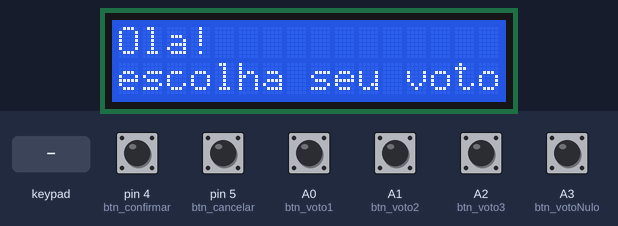
The sketch below on a simulated Arduino Uno, built with avr-gcc and run on an emulated ATmega328P. Parts: 16×2 character LCD. Inputs (shaded band) come from the test bench; at power-on: A0 (btn_voto1), A1 (btn_voto2), A2 (btn_voto3), A3 (btn_votoNulo), pin 4 (btn_confirmar), pin 5 (btn_cancelar) HIGH.

Above: at 1.2 s.
1.3 s: A0 (btn_voto1) pulled LOW for 0.15 s
At 2.4 s:
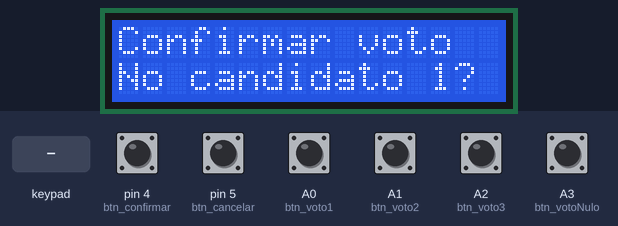
2.9 s: pin 4 (btn_confirmar) pulled LOW for 0.15 s
At 3.9 s:
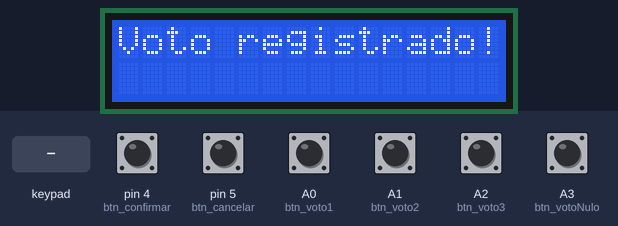
6.0 s: A3 (btn_votoNulo) pulled LOW for 0.15 s
At 6.6 s:
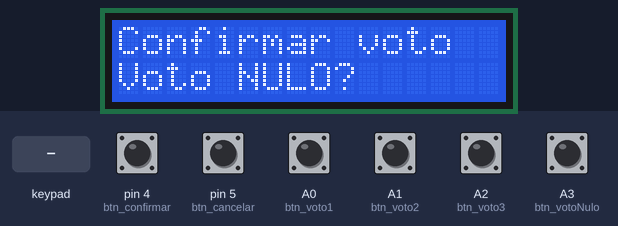
7.6 s: pin 5 (btn_cancelar) pulled LOW for 0.15 s
At 8.6 s:
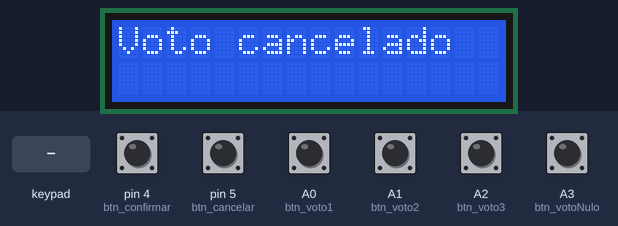
10.7 s: key 'D' pressed
At 11.5 s:
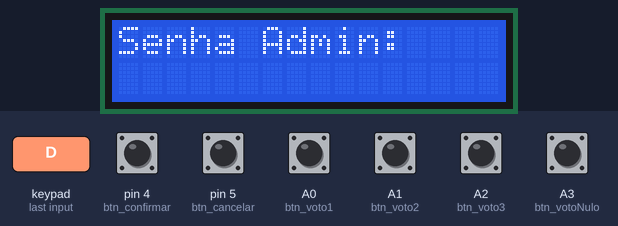
12.2 s: keypad keys 9 8 7 6 # pressed 0.4 s apart
At 15.0 s:
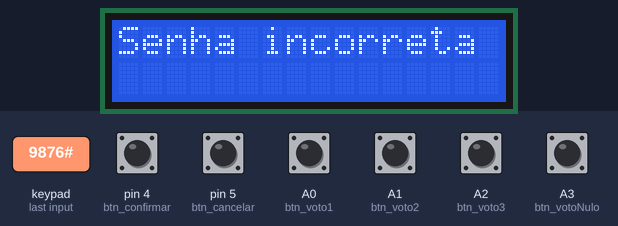
Timing chart, 0 to 16.5 s (numbered marks = the images above; inputs shaded):
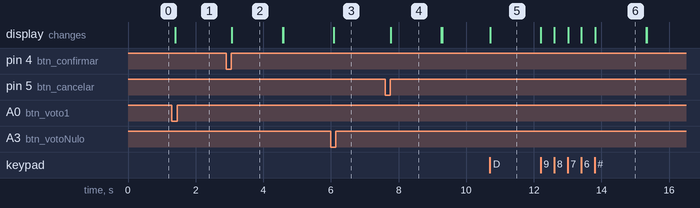

The sketch:

urna_eletronicaNeurosp.ino
```cpp
#include <Keypad.h>
#include <Wire.h>              // Biblioteca necessária para usar comunicação I2C (usada pelo LCD)
#include <LiquidCrystal_I2C.h> // Biblioteca para LCD com módulo I2C (menos fios e mais simples)

//// ----------------- DECLARANDO VARIAVEIS --------------------

// Pinos dos botões reorganizados para A0–A3 por serem entradas analógicas livres.
// O INPUT_PULLUP será usado depois, então os botões vão para o GND.
const int btn_voto1 = A0;
const int btn_voto2 = A1;
const int btn_voto3 = A2;
const int btn_votoNulo = A3;

// Botões de ação (confirmar/cancelar)
const int btn_confirmar = 4;
const int btn_cancelar = 5;

// Contadores independentes para cada tipo de voto.
// São variáveis persistentes usadas para armazenar o resultado.
int votos1 = 0;
int votos2 = 0;
int votos3 = 0;
int votosNulos = 0;

// Configuração do display LCD baseado em I2C.
// Endereço 0x27 é o mais comum; 16 colunas e 2 linhas.
LiquidCrystal_I2C lcd(0x27, 16, 2);

// Senha do administrador (modo secreta).
// "adm" indica se o sistema está no modo administrador.
// "senhaDigitada" guarda os números conforme o usuário digita.
String senha = "61821202116924";
bool adm = false;
String senhaDigitada = "";

//// ---------------------- TECLADO 4X4 -------------------------

// Matriz representando as teclas físicas do keypad.
const byte LINHAS = 4;
const byte COLUNAS = 4;

// Mapeamento exato da matriz física do teclado 4x4.
char teclas[LINHAS][COLUNAS] = {
  {'1','2','3','A'},
  {'4','5','6','B'},
  {'7','8','9','C'},
  {'*','0','#','D'}
};

// Pinos usados pelo keypad (linhas e colunas).
// Esses pinos precisam bater com a fiação usada no teclado.
byte pinosLinhas[LINHAS] = {9, 8, 7, 6};
byte pinosColunas[COLUNAS] = {13, 12, 11, 10};

// Inicializa o teclado com o mapa e os pinos definidos.
Keypad teclado = Keypad(makeKeymap(teclas), pinosLinhas, pinosColunas, LINHAS, COLUNAS);

//// ---------------------- CÓDIGO PRINCIPAL -------------------

void setup() {
  lcd.init();      // Inicializa o módulo LCD
  lcd.backlight(); // Liga a luz do LCD
  lcd.clear();

  // Ativa resistores PULLUP internos nos botões.
  // Com isso, o botão NÃO apertado fica em HIGH e apertado vira LOW.
  // Isso evita "ruído" (botão apertando sozinho).
  pinMode(btn_voto1, INPUT_PULLUP);
  pinMode(btn_voto2, INPUT_PULLUP);
  pinMode(btn_voto3, INPUT_PULLUP);
  pinMode(btn_votoNulo, INPUT_PULLUP);
  pinMode(btn_cancelar, INPUT_PULLUP);
  pinMode(btn_confirmar, INPUT_PULLUP);
}

void loop() {

  // ---------- MODO VOTANTE ----------
  if (!adm) {
    lcd.setCursor(0, 0);
    lcd.print("Ola!");
    lcd.setCursor(0, 1);
    lcd.print("escolha seu voto");

    // Verifica se algum botão físico de voto foi apertado
    votar();

    // Tecla secreta 'D' abre modo administrador
    char tecla = teclado.getKey();
    if (tecla == 'D') {
      adm = true;
      senhaDigitada = "";   // limpa senha antes de começar a digitar
      lcd.clear();
      lcd.print("Senha Admin: ");
      lcd.setCursor(0, 1);
    }
  }

  // ---------- MODO ADMINISTRADOR (DIGITAÇÃO DA SENHA) ----------
  else {
    char tecla = teclado.getKey();
    if (tecla) {

      // Se for um número, adiciona ao buffer da senha
      if (tecla >= '0' && tecla <= '9') {
        senhaDigitada += tecla;
        lcd.setCursor(0, 1);
        lcd.print(senhaDigitada);
      }

      // Tecla "#" confirma a senha digitada
      else if (tecla == '#') {
        if (senhaDigitada == senha) {
          TelaAdm(); 	// senha correta → abre menu admin
        } else {
          // Senha errada → mensagem e volta pro modo votação
          lcd.clear();
          lcd.print("Senha incorreta");
          delay(1500);
          adm = false;
          lcd.clear();
        }
      }

      // "*" funciona como apagar (backspace) ou sair do admin se vazio
      else if (tecla == '*') {

        // Apaga último dígito se houver texto
        if (senhaDigitada.length() > 0) {
          senhaDigitada.remove(senhaDigitada.length() - 1);
          lcd.setCursor(0, 1);
          lcd.print(senhaDigitada + " "); // o espaço extra serve para apagar o caractere antigo
        }

        // Se nada digitado, sai do modo admin
        else {
          adm = false;
          lcd.clear();
        }
      }
    }
  }
}

//// ---------------------- FUNÇÃO VOTAR -------------------------

void votar() {
  // A leitura usa LOW = botão pressionado, porque usa INPUT_PULLUP

  // Para cada botão, faz uma pequena espera (debouncing)
  // e chama a função confirmarVoto() correspondente.

  if (digitalRead(btn_voto1) == LOW) {
    delay(50);
    if (digitalRead(btn_voto1) == LOW) confirmarVoto("No candidato 1?", &votos1);
  }
  else if (digitalRead(btn_voto2) == LOW) {
    delay(50);
    if (digitalRead(btn_voto2) == LOW) confirmarVoto("No candidato 2?", &votos2);
  }
  else if (digitalRead(btn_voto3) == LOW) {
    delay(50);
    if (digitalRead(btn_voto3) == LOW) confirmarVoto("No candidato 3?", &votos3);
  }
  else if (digitalRead(btn_votoNulo) == LOW) {
    delay(50);
    if (digitalRead(btn_votoNulo) == LOW) confirmarVoto("Voto NULO?", &votosNulos);
  }
}

//// ---------------------- FUNÇÃO CONFIRMAR VOTO ---------------------

void confirmarVoto(String mensagem, int* candidato) {

  // Mostra mensagem perguntando se deseja confirmar
  lcd.clear();
  lcd.print("Confirmar voto");
  lcd.setCursor(0, 1);
  lcd.print(mensagem);

  // Flags para detectar início e fim do pressionamento
  bool confirmarPressionado = false;
  bool cancelarPressionado = false;
  bool votoConcluido = false;

  // Loop fica esperando confirmação ou cancelamento
  while (true) {

    // Detecta quando o botão COMEÇA a ser pressionado
    if (digitalRead(btn_confirmar) == LOW) {
      confirmarPressionado = true;
    }
    else if (digitalRead(btn_cancelar) == LOW) {
      cancelarPressionado = true;
    }

    // Detecta quando o botão foi SOLTO → ação válida
    if (confirmarPressionado && digitalRead(btn_confirmar) == HIGH) {

      // SOLTO → confirma o voto e incrementa o contador
      (*candidato)++;
      lcd.clear();
      lcd.print("Voto registrado!");
      delay(1500);
      lcd.clear();
      votoConcluido = true;
      break;
    }
    else if (cancelarPressionado && digitalRead(btn_cancelar) == HIGH) {

      // Cancelado
      lcd.clear();
      lcd.print("Voto cancelado");
      delay(1500);
      lcd.clear();
      votoConcluido = true;
      break;
    }
  }

  // Correção importante: aguarda o botão de voto ser SOLTO
  if (votoConcluido) {
    while (digitalRead(btn_voto1) == LOW ||
           digitalRead(btn_voto2) == LOW ||
           digitalRead(btn_voto3) == LOW ||
           digitalRead(btn_votoNulo) == LOW) {
      delay(10);
    }
  }
}

//// ---------------------- FUNÇÃO RESULTADOS --------------------------

void mostrarResultados() {
  // Mostra todos os votos divididos em duas linhas
  lcd.clear();
  lcd.print("1:");
  lcd.print(votos1);
  lcd.setCursor(8, 0);
  lcd.print("2:");
  lcd.print(votos2);

  lcd.setCursor(0, 1);
  lcd.print("3:");
  lcd.print(votos3);
  lcd.setCursor(8, 1);
  lcd.print("N:");
  lcd.print(votosNulos);

  // Admin sai pressionando '*'
  while (true) {
    char tecla = teclado.getKey();
    if (tecla == '*') {
      break;
    }
  }
  lcd.clear();
}

//// ---------------------- MENU DO ADMINISTRADOR ---------------------

void TelaAdm() {

  // Mostra menu com 3 opções
  lcd.clear();
  lcd.print("1-Resultado ");
  lcd.setCursor(0, 1);
  lcd.print("2-Zerar 3-Sair");

  while (true) {
    char tecla = teclado.getKey();
    if (tecla) {

      // Opção 1 → ver resultados
      if (tecla == '1') {
        mostrarResultados();
        break;
      }

      // Opção 2 → zerar todos os contadores
      else if (tecla == '2') {
        votos1 = votos2 = votos3 = votosNulos = 0;
        lcd.clear();
        lcd.print("Votos zerados");
        delay(1500);
        lcd.clear();
        break;
      }

      // Opção 3 → sair do menu admin
      else if (tecla == '3') {
        lcd.clear();
        break;
      }
    }
  }

  adm = false; // Sai do modo admin e volta para votação
}
```

Measured:
- after the input at 1.3 s, the display: changes after 0.09 s (image 1)
- after the input at 2.9 s, the display: changes after 0.17 s (image 2)
- after the input at 6.0 s, the display: changes after 0.08 s (image 3)
- after the input at 7.6 s, the display: changes after 0.17 s (image 4)
- after the input at 10.7 s, the display: changes at once (image 5)
- after the input at 12.2 s, the display: first changes at once (image 6 shows a later state)
- what the display in image 2 shows lasts 1.5 s, from 3.1 s to 4.6 s
